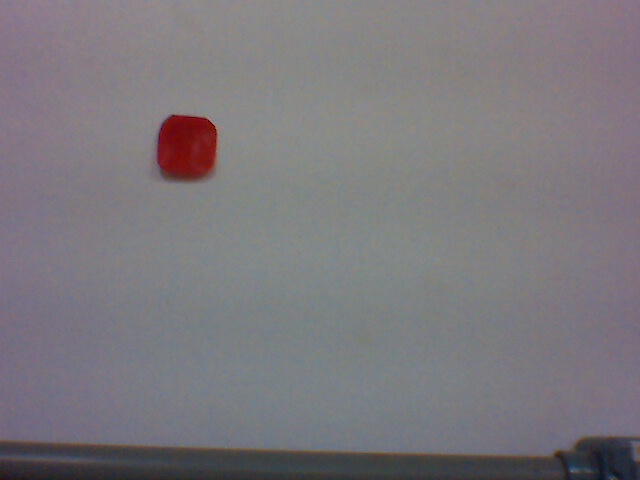
//> input picture ler_cor/teste.jpg, 640 x 480 px
$ ./ler_cor   (built with g++ and OpenCV 4)
//> lines starting //> are read from the running program, lines starting //| are printed output that depends on the picture; after the words box and inside, x2 and y2 are one past the last pixel; in counts of white or black regions, pixels touching at a corner belong together
#include <iostream>
#include "opencv2/opencv.hpp"
#include "opencv2/core/core.hpp"
#include "opencv2/highgui/highgui.hpp"


using namespace cv;
using namespace std;

int main(){
    Mat src = imread("teste.jpg",1);
//> src is the input picture: 480 rows x 640 cols, CV_8UC3; mean B, G, R 124.7, 120, 123.4

Mat hsv, canny, black;

    cvtColor(src, hsv, COLOR_BGR2HSV);
//> hsv: 480 rows x 640 cols, CV_8UC3; mean H, S, V 105.3, 21.8, 128
    inRange(hsv, Scalar(165, 98, 121), Scalar(180, 255, 255), black);
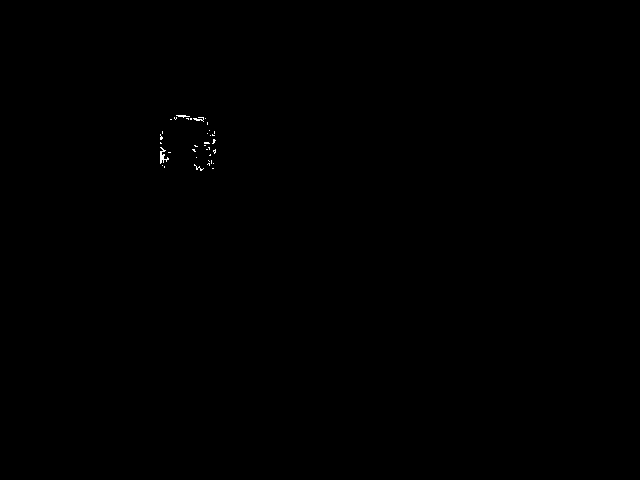
//> black: 480 rows x 640 cols, CV_8UC1; 0.08% white in thin lines or dots, all inside (x1, y1, x2, y2) = (160, 115, 216, 171)

    Canny(black, canny, 50, 150, 3);
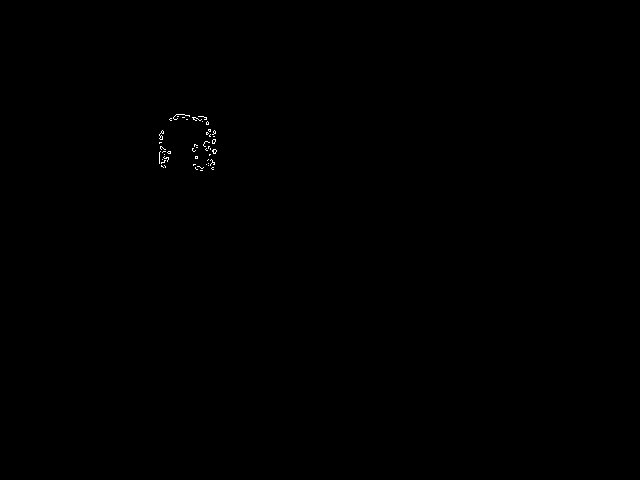
//> canny: 480 rows x 640 cols, CV_8UC1; 0.1% white in thin lines or dots, all inside (x1, y1, x2, y2) = (159, 114, 217, 171)


imshow( "origial",src);
imshow( "hsv",hsv);
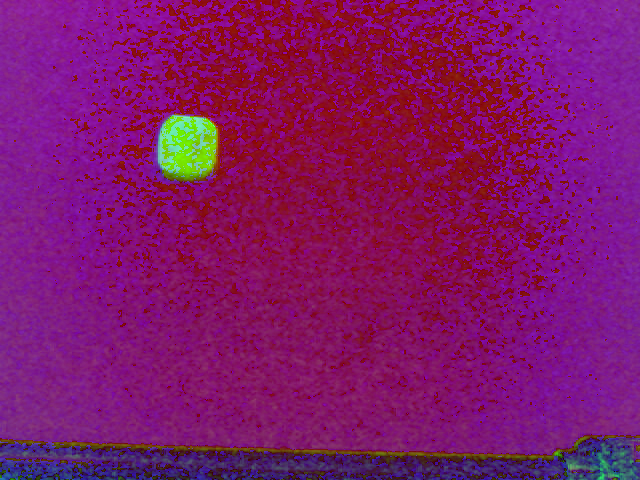
//> window 'hsv': 480 rows x 640 cols, CV_8UC3; mean B, G, R 105.3, 21.8, 128
imshow( "black",black);
imshow( "canny",canny);
waitKey(0);

    waitKey(0);

    return 0;
}
